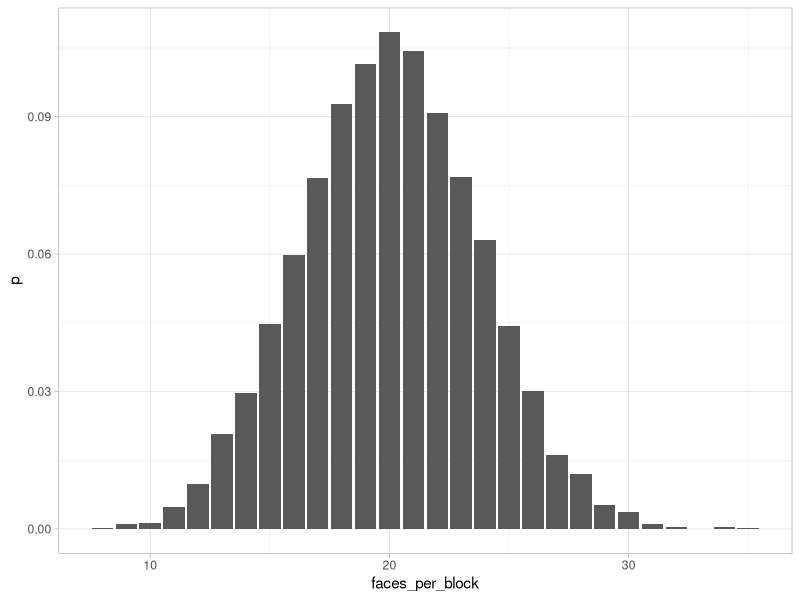

Generate this figure with R:
## ---- chunk 1
library(tidyverse)
knitr::opts_chunk$set(echo = TRUE)
## ---- chunk 2
q1 <- 2/3
## ---- chunk 3
q2 <- (1/3)^3
## ---- chunk 4
q3 <- (1/3)*(60/179)*(59/178)
## ---- chunk 5
P1 <- 2/3
P2 <- 1/3
blocks_5k <- replicate(n = 5000, 
                       sample(0:1, 
                              size = 60, 
                              replace = TRUE, 
                              c(P1, P2)) %>% 
                         sum())

## ---- chunk 6
data5k <- tibble(faces_per_block = blocks_5k) %>% 
  count(faces_per_block) %>%
  mutate(p = n / 5000)

ggplot(data5k, aes(faces_per_block, p)) + #plot
  geom_col() + 
  theme_light()
## ---- chunk 7
q4 <- data5k$p[data5k$faces_per_block==10]
## ---- chunk 8
q5 <- dbinom(10, 60, 1/3)
## ---- chunk 9
q6 <- pbinom(25, 60, 1/3, lower.tail = FALSE)
## ---- chunk 10
q7 <- qbinom(.05, 60, 1/3)
